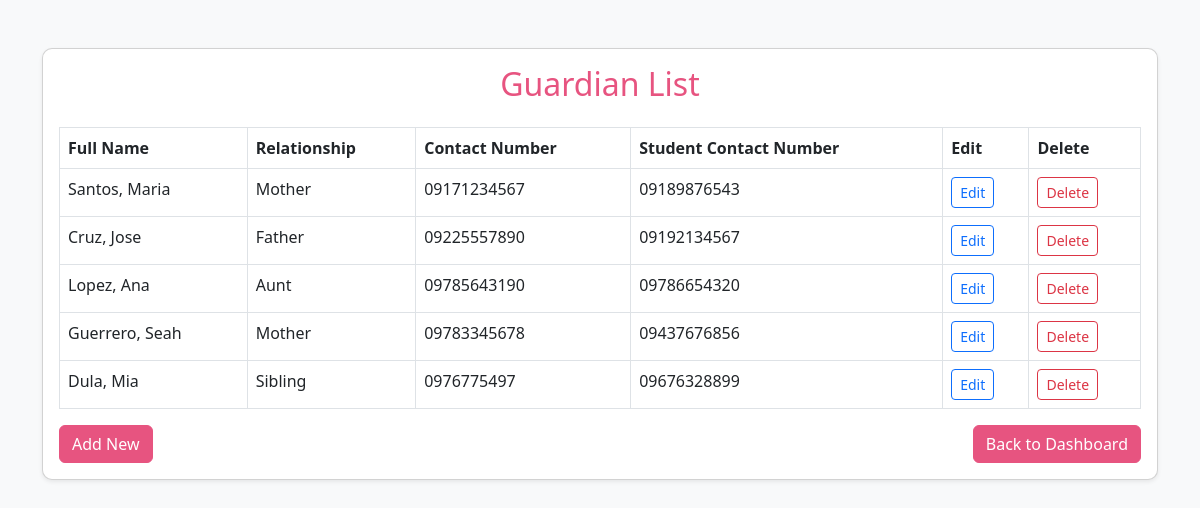
/students/guardian/, run on the app's committed database.
### students/models.py (models this page shows, shortened)
class Guardian(models.Model):
    First_name = models.CharField(max_length=100)
    Last_name = models.CharField(max_length=100)
    Relationships = models.CharField(max_length=100)
    Guardian_Contact = models.CharField(max_length=11, null=True, blank=True)
    Student_Contact = models.CharField(max_length=11)

### students/views.py (the view)
# urls.py: path('guardian/', views.guardian_list, name='guardian_list'),
def guardian_list(request):
    guardians = Guardian.objects.all()
    return render(request, 'guardian_list.html', {'guardians':guardians})

### students/templates/guardian_list.html (shortened to what this page needs)
<!DOCTYPE html>
<html lang="en">
<head>
    <link href="https://cdn.jsdelivr.net/npm/bootstrap@5.3.0/dist/css/bootstrap.min.css" rel="stylesheet">
</head>
<body>
    <div class="container mt-5">
        <div class="card shadow-sm">
            <div class="card-body">
                <h2 class="text-primary text-center mb-4">Guardian List</h2>
                <table class="table table-bordered table-hover">
                    <thead>
                        <tr>
                            <th>Full Name</th>
                            <th>Relationship</th>
                            <th>Contact Number</th>
                            <th>Student Contact Number</th>
                            <th>Edit</th>
                            <th>Delete</th>
                        </tr>
                    </thead>
                    <tbody>
                        {% for guardian in guardians %}
                        <tr>
                            <td>{{ guardian.Last_name }}, {{ guardian.First_name }}</td>
                            <td>{{ guardian.Relationships }}</td>
                            <td>{{ guardian.Guardian_Contact }}</td>
                            <td>{{ guardian.Student_Contact }}</td>
                            <td>
                                <a href="{% url 'edit_guardian' guardian.id %}" class="btn btn-sm btn-outline-primary">Edit</a>
                            </td>
                            <td>
                                <a href="{% url 'delete_guardian' guardian.id %}"
                                   onclick="return confirm('Are you sure you want to delete this?')"
                                   class="btn btn-sm btn-outline-danger">Delete</a>
                            </td>
                        </tr>
                        {% endfor %}
                    </tbody>
                </table>
                <div class="d-flex justify-content-between mt-3">
                    <a href="{% url 'create_guardian' %}" class="btn btn-primary">Add New</a>
                    <a href="{% url 'dashboard' %}" class="btn btn-primary">Back to Dashboard</a>
                </div>
            </div>
        </div>
    </div>
</body>
</html>

### students/templates/guardian_list.html (style rules this page uses)
body { background-color: #f8f9fa; font-family: "Segoe UI", Tahoma, Geneva, Verdana, sans-serif; }
.card { border-radius: 10px; }
.btn-primary { background-color: #e75480 !important; border-color: #e75480 !important; }
.text-primary { color: #e75480 !important; }
.table thead { background-color: #e75480; color: #fff; }

### data on the page
Guardian: Last_name "Santos", First_name "Maria", Relationships "Mother", Guardian_Contact "09171234567", Student_Contact "09189876543"
Guardian: Last_name "Cruz", First_name "Jose", Relationships "Father", Guardian_Contact "09225557890", Student_Contact "09192134567"
Guardian: Last_name "Lopez", First_name "Ana", Relationships "Aunt", Guardian_Contact "09785643190", Student_Contact "09786654320"
Guardian: Last_name "Guerrero", First_name "Seah", Relationships "Mother", Guardian_Contact "09783345678", Student_Contact "09437676856"
Guardian: Last_name "Dula", First_name "Mia", Relationships "Sibling", Guardian_Contact "0976775497", Student_Contact "09676328899"
